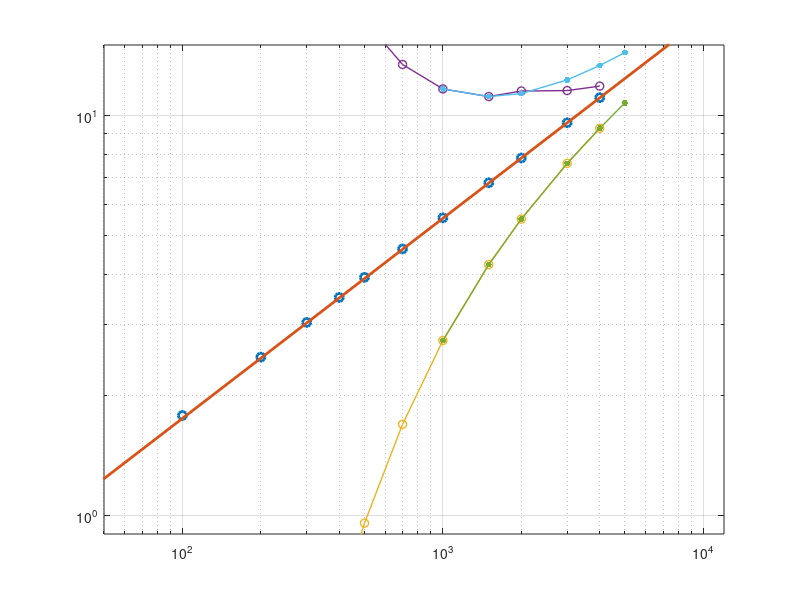

This figure's MATLAB source: (Note: this script raises an error after producing the figure.)
% testMatrix05.m

% n×n 크기의 대형 행렬 A=rand(n)/K를 생성할 때,
% 행렬 크기 n과 다음의 K 값과의 관계를 그래프로 나타냅니다.
% 데이터는 다음 명령을 명령창에서 입력하고 K와 n 값을 변경하면서
% 인내심을 가지고 얻은 결과를 그대로 사용합니다.
%    K=10; n=3000; disp(datestr(now,'dd-mmm-yyyy HH:MM:SS')),...
%    pause(0.5); A=rand(n)/K; disp(det(A))
% 
% 최적 K 값 Kbest    : |A| 값이 대략적으로 e+00 순서가 되는 K 값
% 허용 최소 K 값 Kmin : |A| 값이 절대로 ±Inf가 되지 않는 K 값의 하한
% 허용 최대 K 값 Kmax : |A| 값이 절대로 0 (underflow)이 되지 않는 K 값의 상한

clear all
close all

% 측정 결과 데이터 (귀중하고 중요합니다. 데이터 수집에 상당한 시간이 소요되었습니다.)
% A=rand(n)/K로 설정한 경우, 최적 K(Kbest) 및
% 하한과 상한 K(Kmin, Kmax ... MATLAB R2019a 및 다른 버전의 Kmin5, Kmax5)입니다.
n =    [100     200    300   400   500   700   1000  1500  2000  3000  4000  5000];
Kbest = [1.78    2.49   3.04  3.51  3.94  4.64  5.55  6.79  7.83  9.59  11.08 NaN];
Kmin  = [0.00153 0.0733 0.290 0.602 0.958 1.692 2.74  4.24  5.51  7.59  9.29  NaN];
Kmax  = [3039    102    36.1  22.4  17.3  13.41 11.65 11.15 11.51 11.54 11.84 NaN];
Kmin5 = [NaN     NaN    NaN   NaN   NaN   NaN   2.74  4.24  5.51  7.59  9.29  10.76];
Kmax5 = [NaN     NaN    NaN   NaN   NaN   NaN   11.65 11.15 11.34 12.27 13.33 14.36];

figure(1)
h1 = loglog(n, Kbest, 'o', 'LineWidth', 2);
hold on
grid on
xlim([50 12000])
ylim([0.9 15])
h2 = loglog([1 10000],[0.1 10]*1.75,'LineWidth',2);
h3=loglog(n,Kmin,'o-','LineWidth',1);
h4=loglog(n,Kmax,'o-','LineWidth',1);
h5=loglog(n,Kmin5,'.-','LineWidth',1,'MarkerSize',14);
h6=loglog(n,Kmax5,'.-','LineWidth',1,'MarkerSize',14);

aa=gca;
aa.GridColor='k';
aa.GridAlpha=1;
aa.MinorGridColor='k';
aa.MinorGridAlpha=0.3;
aa.MinorGridLineStyle='-';

text(32, 15.5, 'Figure 1', 'FontSize', 20);
text(60, 10^0.95, 'Kbest .... |A| 값의 지수부가 대략적으로 e+00이 되는 K');
text(60, 10^0.90, 'Kmin  .... |A| 값이 절대로 ±Inf가 되지 않는 K');
text(60, 10^0.85, 'Kmax  ... |A| 값이 0 (underflow)이 되지 않는 K');

title(['  난수 행렬 A=rand(n)/K에 대한' ...
       ' |A|을 매개변수로 한 n과 K의 관계'], 'FontSize', 11);
xlabel('행렬 크기 n (정방 행렬의 한 변)');
ylabel('K');
legend([h1 h2 h3 h4 h5 h6], ...
       {'Kbest' 'K=0.175*sqrt(n)' 'Kmin(R2019a)' 'Kmax(R2019a)'...
        'Kmin(ver5.3)' 'Kmax(ver5.3)'}, 'Location', 'southeast');